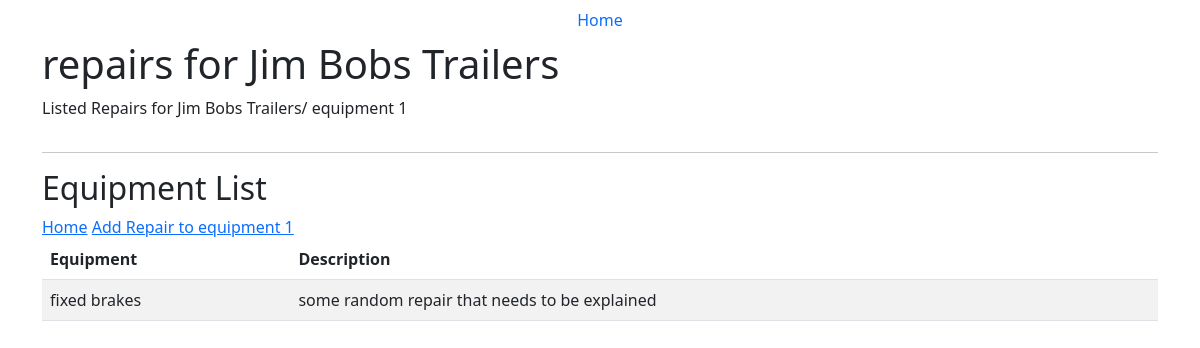
The app's page /repairs/1/ with its own data.
### equipment/models.py (models this page shows, shortened)
class Clients(models.Model):
    name = models.CharField(max_length=100)
    address = models.CharField(max_length=100)
    phone = models.CharField(max_length=100)

class Equipment(models.Model):
    name = models.CharField(max_length=100)
    description = models.CharField(max_length=100)
    client = models.ForeignKey(Clients, on_delete=models.CASCADE)
    created = models.DateTimeField(auto_now=True, auto_now_add=False, blank=True)
    updated = models.DateTimeField(auto_now=False, auto_now_add=True, blank=True)

class Repairs(models.Model):
    name = models.CharField(max_length=100)
    description = models.TextField(default='Describe the repair here.')
    equipment = models.ForeignKey(Equipment, on_delete=models.CASCADE)
    created = models.DateTimeField(auto_now=True, auto_now_add=False, blank=True)
    updated = models.DateTimeField(auto_now=False, auto_now_add=True, blank=True)

### equipment/views.py (the view)
# urls.py: path('repairs/<int:equipment_id>/', views.repairs, name='repairs'),
def repairs(request, equipment_id):
    repairs = Repairs.objects.filter(equipment=equipment_id)
    equipment = Equipment.objects.get(id=equipment_id)
    client = Clients.objects.get(id=equipment.client.id)
    context = {
        'repairs': repairs,
        'equipment': equipment,
        'client': client,
        }
    return render(request, 'repairs.html', context)

### templates/repairs.html (shortened to what this page needs)
{% extends 'base.html' %}
{% block content %}
<div class="container">
  <div class="row">
    <div class="col-md-12">
      <h1>repairs for {{client.name}} </h1>
      <p>
        Listed Repairs for {{client.name}}/ {{equipment.name}}
      </p>
    </div>
  </div>
  <hr>
  <div class="row">
    <div class="col-md-12">
      <h2>Equipment List</h2>
      <a href="/">Home</a>
      <a href="/addequipment">Add Repair to {{equipment.name}}</a>
      <table class="table table-striped">
        <thead>
          <tr>
            <th>Equipment</th>
            <th>Description</th>
          </tr>
        </thead>
        <tbody>
          {% for item in repairs %}
          <tr>
            <td>{{ item.name }}</td>
            <td>{{ item.description }}</td>
          </tr>
          {% endfor %}
        </tbody>
      </table>
    </div>
  </div>
</div>
{% endblock %}

### records on screen
Clients: name "Jim Bobs Trailers"
Equipment: name "equipment 1"
Repairs: name "fixed brakes", description "some random repair that needs to be explained"
